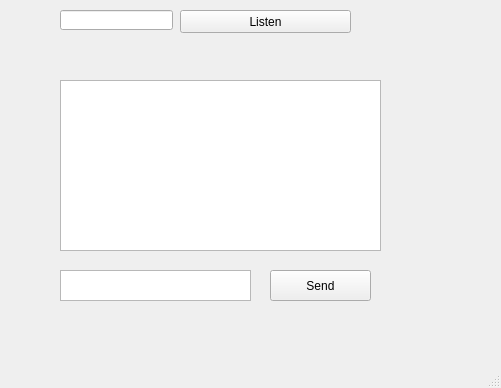
<?xml version="1.0" encoding="UTF-8"?>
<ui version="4.0">
 <class>MainWindow</class>
 <widget class="QMainWindow" name="MainWindow">
  <property name="geometry">
   <rect>
    <x>0</x>
    <y>0</y>
    <width>501</width>
    <height>388</height>
   </rect>
  </property>
  <property name="baseSize">
   <size>
    <width>0</width>
    <height>0</height>
   </size>
  </property>
  <property name="windowTitle">
   <string>MainWindow</string>
  </property>
  <widget class="QWidget" name="centralwidget">
   <widget class="QLineEdit" name="lineEdit_Port">
    <property name="geometry">
     <rect>
      <x>60</x>
      <y>10</y>
      <width>113</width>
      <height>20</height>
     </rect>
    </property>
   </widget>
   <widget class="QPushButton" name="pushButton_Listen">
    <property name="geometry">
     <rect>
      <x>180</x>
      <y>10</y>
      <width>171</width>
      <height>23</height>
     </rect>
    </property>
    <property name="text">
     <string>Listen</string>
    </property>
   </widget>
   <widget class="QPushButton" name="pushButton_Send">
    <property name="geometry">
     <rect>
      <x>270</x>
      <y>270</y>
      <width>101</width>
      <height>31</height>
     </rect>
    </property>
    <property name="text">
     <string>Send</string>
    </property>
   </widget>
   <widget class="QTextEdit" name="textEdit_Recv">
    <property name="geometry">
     <rect>
      <x>60</x>
      <y>80</y>
      <width>321</width>
      <height>171</height>
     </rect>
    </property>
   </widget>
   <widget class="QTextEdit" name="textEdit_Send">
    <property name="geometry">
     <rect>
      <x>60</x>
      <y>270</y>
      <width>191</width>
      <height>31</height>
     </rect>
    </property>
   </widget>
  </widget>
  <widget class="QMenuBar" name="menubar">
   <property name="geometry">
    <rect>
     <x>0</x>
     <y>0</y>
     <width>501</width>
     <height>21</height>
    </rect>
   </property>
  </widget>
  <widget class="QStatusBar" name="statusbar"/>
 </widget>
 <resources/>
 <connections/>
</ui>
